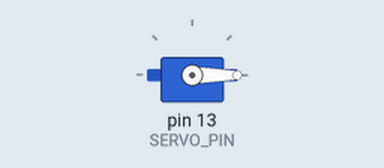
This sketch was run on a simulated Arduino Uno, built with avr-gcc and run on an emulated ATmega328P. On the bench: servo.

Above: at 0.05 s.
At 10.0 s:
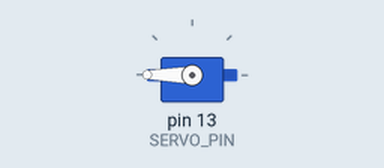
Timing chart, 0 to 13.0 s (numbered marks = the images above):
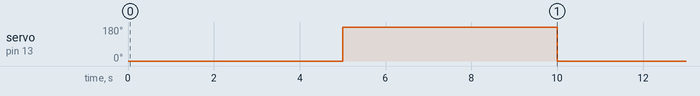

The sketch:

servo_MG955.ino
```cpp
#include <Servo.h>
#define SERVO_PIN 13
Servo servo;
void setup() {
  // put your setup code here, to run once:
  Serial.begin(115200);

  servo.attach(SERVO_PIN);
}

void loop() {
  servo.write(0);
  delay(5000);
  servo.write(180);
  delay(5000);
}
```

Measured:
- by itself, servo on pin 13 (SERVO_PIN): alternates 180° for 5.0 s and 0° for 5.0 s
